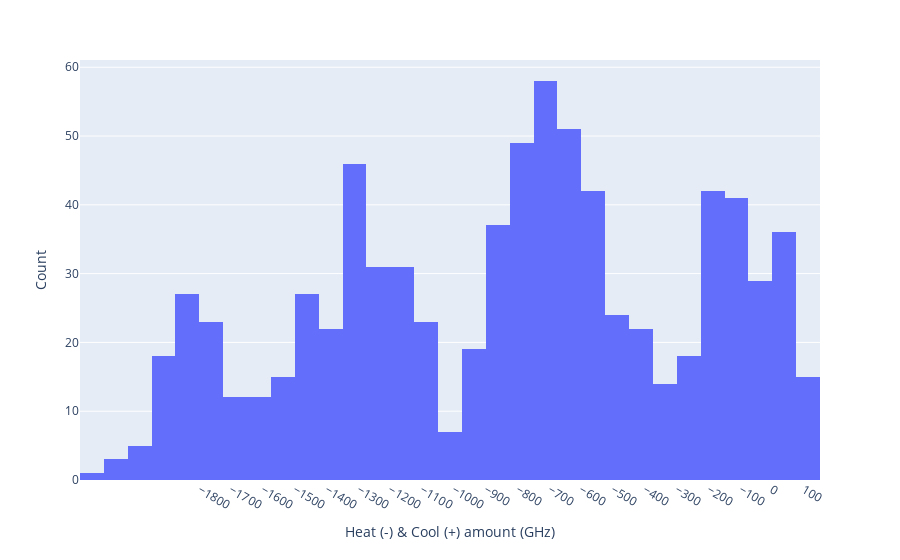
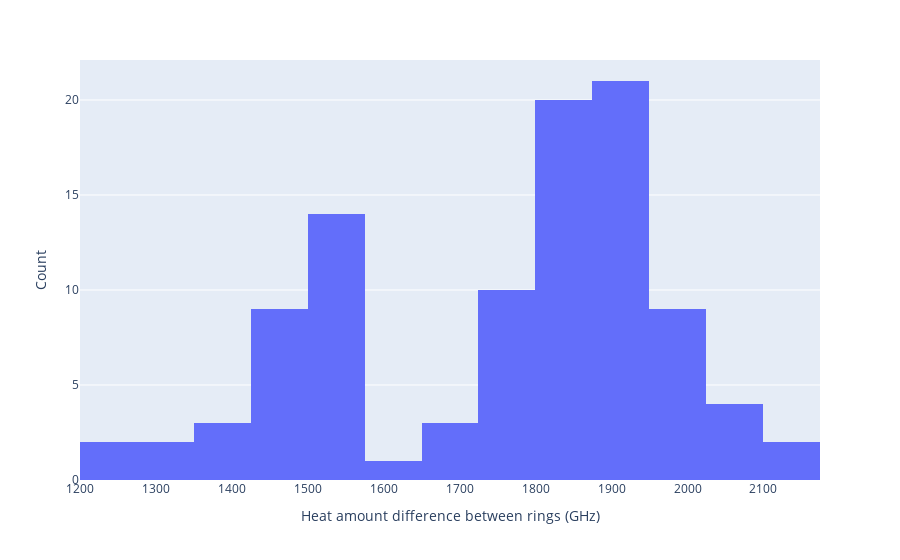

The notebook cell saved with these charts, in order:
### Code cell
# Now plot the results of the Monte Carlo runs
import plotly.express as px

# Heat and cool amount
fig = px.histogram(np.array(trial_results[range(NUM_OF_LASERS)]).reshape(-1))  # turn into a vector to wash out the ring number
fig.update_traces(xbins_size = 75)
fig.update_layout(xaxis_title="Heat (-) & Cool (+) amount (GHz)", yaxis_title="Count", showlegend=False)
tick_size = 100
fig.update_layout(
    xaxis = dict(
        tickmode = 'array',
        tickvals = list(range(-MRM_FSR, MRM_FSR+tick_size, tick_size))
    )
)
fig.show()

# Plot the maximum differences
fig = px.histogram(trial_results, x="max_diff")  # turn into a vector to wash out the ring number
fig.update_traces(xbins_size = 75)
fig.update_layout(xaxis_title="Heat amount difference between rings (GHz)", yaxis_title="Count", showlegend=False)
tick_size = 100
fig.update_layout(
    xaxis = dict(
        tickmode = 'array',
        tickvals = list(range(0, 2*MRM_FSR+tick_size, tick_size))
    )
)
fig.show()

### Figure 1 — Plotly figure (JSON) as saved in the notebook; plotly's stock layout.template omitted (floating-point values rounded to 4 significant figures; data arrays with more than 128 entries replaced by an {"elided": "..."} marker saying what was removed)
{"data": [{"alignmentgroup": "True", "bingroup": "x", "hovertemplate": "variable=0<br>value=%{x}<br>count=%{y}<extra></extra>", "legendgroup": "0", "marker": {"color": "#636efa", "pattern": {"shape": ""}}, "name": "0", "offsetgroup": "0", "orientation": "v", "showlegend": true, "type": "histogram", "x": {"elided": "800 int values"}, "xaxis": "x", "xbins": {"size": 75}, "yaxis": "y"}], "layout": {"barmode": "relative", "legend": {"title": {"text": "variable"}, "tracegroupgap": 0}, "margin": {"t": 60}, "showlegend": false, "xaxis": {"anchor": "y", "domain": [0, 1], "tickmode": "array", "tickvals": [-1800, -1700, -1600, -1500, -1400, -1300, -1200, -1100, -1000, -900, -800, -700, -600, -500, -400, -300, -200, -100, 0, 100, 200, 300, 400, 500, 600, 700, 800, 900, 1000, 1100, 1200, 1300, 1400, 1500, 1600, 1700, 1800], "title": {"text": "Heat (-) & Cool (+) amount (GHz)"}}, "yaxis": {"anchor": "x", "domain": [0, 1], "title": {"text": "Count"}}}}

### Figure 2 — Plotly figure (JSON) as saved in the notebook; plotly's stock layout.template omitted (floating-point values rounded to 4 significant figures)
{"data": [{"alignmentgroup": "True", "bingroup": "x", "hovertemplate": "max_diff=%{x}<br>count=%{y}<extra></extra>", "legendgroup": "", "marker": {"color": "#636efa", "pattern": {"shape": ""}}, "name": "", "offsetgroup": "", "orientation": "v", "showlegend": false, "type": "histogram", "x": [1910, 1900, 1470, 1940, 1690, 1480, 2060, 1950, 2060, 1720, 1560, 1960, 2030, 1840, 1890, 1560, 2010, 1440, 1250, 1850, 1960, 1960, 2120, 1910, 1850, 1800, 1240, 1920, 1370, 1940, 1890, 1630, 1910, 1560, 1540, 1970, 1490, 1760, 1890, 1920, 1970, 1810, 1880, 1830, 1820, 2050, 1770, 1870, 1830, 1560, 1830, 1940, 1430, 1470, 1780, 1470, 1510, 1780, 1850, 1740, 2010, 1490, 1330, 1330, 1940, 1560, 2150, 1550, 1920, 1870, 1980, 1830, 1550, 1540, 1790, 1530, 1700, 1560, 1920, 1860, 1530, 1850, 1920, 1860, 1900, 1940, 1780, 1500, 1490, 1860, 1850, 1790, 1930, 1850, 1380, 1880, 1360, 1730, 1750, 1870], "xaxis": "x", "xbins": {"size": 75}, "yaxis": "y"}], "layout": {"barmode": "relative", "legend": {"tracegroupgap": 0}, "margin": {"t": 60}, "showlegend": false, "xaxis": {"anchor": "y", "domain": [0, 1], "tickmode": "array", "tickvals": [0, 100, 200, 300, 400, 500, 600, 700, 800, 900, 1000, 1100, 1200, 1300, 1400, 1500, 1600, 1700, 1800, 1900, 2000, 2100, 2200, 2300, 2400, 2500, 2600, 2700, 2800, 2900, 3000, 3100, 3200, 3300, 3400, 3500, 3600], "title": {"text": "Heat amount difference between rings (GHz)"}}, "yaxis": {"anchor": "x", "domain": [0, 1], "title": {"text": "Count"}}}}
